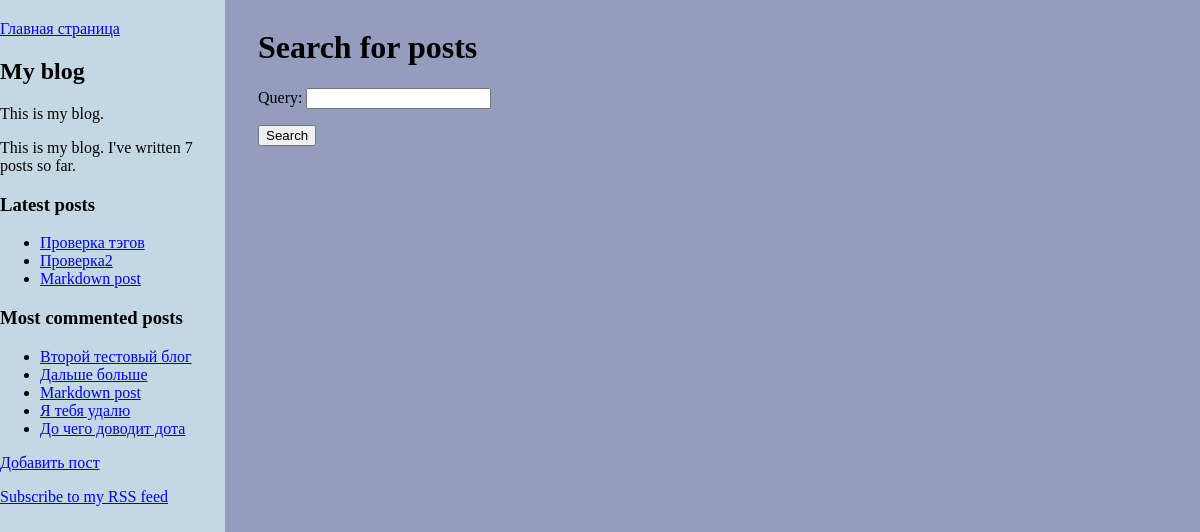
Before: /blog/search/ with the older database file.
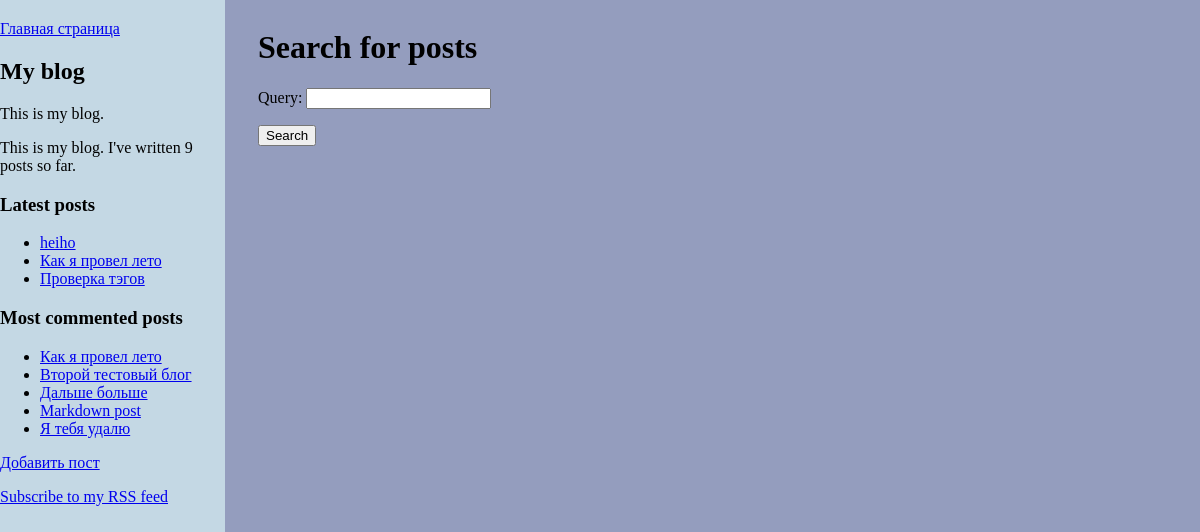
After: the same page with the newer database file.
### blog/models.py (models this page shows, shortened)
class Post(models.Model):
    STATUS_CHOICES = (
        ('draft', 'Draft'),
        ('published', 'Published'),
    )
    title = models.CharField(max_length=250)
    slug = models.SlugField(max_length=250, unique_for_date='publish')
    author = models.ForeignKey(User, on_delete=models.PROTECT, related_name='blog_posts')
    body = models.TextField()
    publish = models.DateTimeField(default=timezone.now)
    created = models.DateTimeField(auto_now_add=True)
    updated = models.DateTimeField(auto_now=True)
    status = models.CharField(max_length=10, choices=STATUS_CHOICES, default='draft')
    tags = TaggableManager()
    class Meta:
        ordering = ('-publish',)
    def get_absolute_url(self):
        return reverse('blog:post_detail',
                        args=[self.publish.year,
                              self.publish.strftime('%m'),
                              self.publish.strftime('%d'),
                              self.slug])

### blog/views.py (the view, shortened to what this page needs)
def post_search(request):
    form = SearchForm()
    return render(request, 'blog/post/search.html', {'form': form})

### blog/forms.py
class SearchForm(forms.Form):
    query = forms.CharField()

### blog/templatetags/blog_tags.py (called while the page is built)
@register.simple_tag
def total_posts():
    return Post.objects.filter(status='published').count()

@register.inclusion_tag('blog/post/latest_posts.html')
def show_latest_posts(count=5):
    latest_posts = Post.objects.filter(status='published').order_by('-publish')[:count]
    return {'latest_posts': latest_posts}

@register.simple_tag
def get_most_commented_posts(count=5):
    return Post.objects.filter(status='published').annotate(total_comments=Count('comments')).order_by('-total_comments')[:count]

### blog/templates/blog/post/search.html (shortened to what this page needs)
{% extends "blog/base.html" %}
{% block content %}
    {% if "query" in request.GET %}
        <h1>Posts containing "{{ cd.query }}"</h1>
        <h3>Found {{ total_results }} result{{ total_results|pluralize }}</h3>
        {% for result in results %}
            {% with post=result.object %}
                <h4><a href="{{ post.get_absolute_url }}">{{ post.title }}</a></h4>
                {{ post.body|truncatewords:5 }}
            {% endwith %}
            {% empty %}
            <p>There are no results for your query.</p>
        {% endfor %}
        <p><a href="{% url "blog:post_search" %}">Search again</a></p>
    {% else %}
        <h1>Search for posts</h1>
        <form action="." method="get">
            {{ form.as_p }}
            <input type="submit" value="Search">
        </form>
    {% endif %}
{% endblock %}

### blog/templates/blog/base.html (shortened to what this page needs)
{% load static %}
{% load blog_tags %}
<!DOCTYPE html>
<html>
<head>
    <link href="{% static "css/styles.css" %}" rel="stylesheet">
</head>
<body>
<div id="content">
    {% block content %}
    {% endblock %}
</div>
<div class="sidenav">
    <a href="{% url "blog:post_list" %}">Главная страница</a>
    <h2>My blog</h2>
    <p>This is my blog.</p>
    <p>This is my blog. I've written {% total_posts %} posts so far.</p>
    <h3>Latest posts</h3>
    {% show_latest_posts 3 %}
    <h3>Most commented posts</h3>
    {% get_most_commented_posts as most_commented_posts %}
    <ul>
    {% for post in most_commented_posts %}
        <li>
            <a href="{{ post.get_absolute_url }}">{{ post.title }}</a>
        </li>
    {% endfor %}
    </ul>
    <a href="{% url "blog:post_add" %}">Добавить пост</a>
    <p><a href="{% url "blog:post_feed" %}">Subscribe to my RSS feed</a></p>
</div>
</body>
</html>

### blog/templates/blog/post/latest_posts.html
<ul>
    {% for post in latest_posts %}
        <li>
            <a href="{{ post.get_absolute_url }}">{{ post.title }}</a>
        </li>
    {% endfor %}
</ul>

Changed rows visible on the page:
no longer on this page (row unchanged): Post: title "Проверка2", shown under "Latest posts"
no longer on one of the page's lists (row unchanged): Post: title "Markdown post"
no longer on this page (row unchanged): Post: title "До чего доводит дота", shown under "Most commented posts"
added Post: title "heiho", shown under "Latest posts"
added Post: title "Как я провел лето"
Other visible differences:
text no longer shown: "7"
text now shown: "9"
